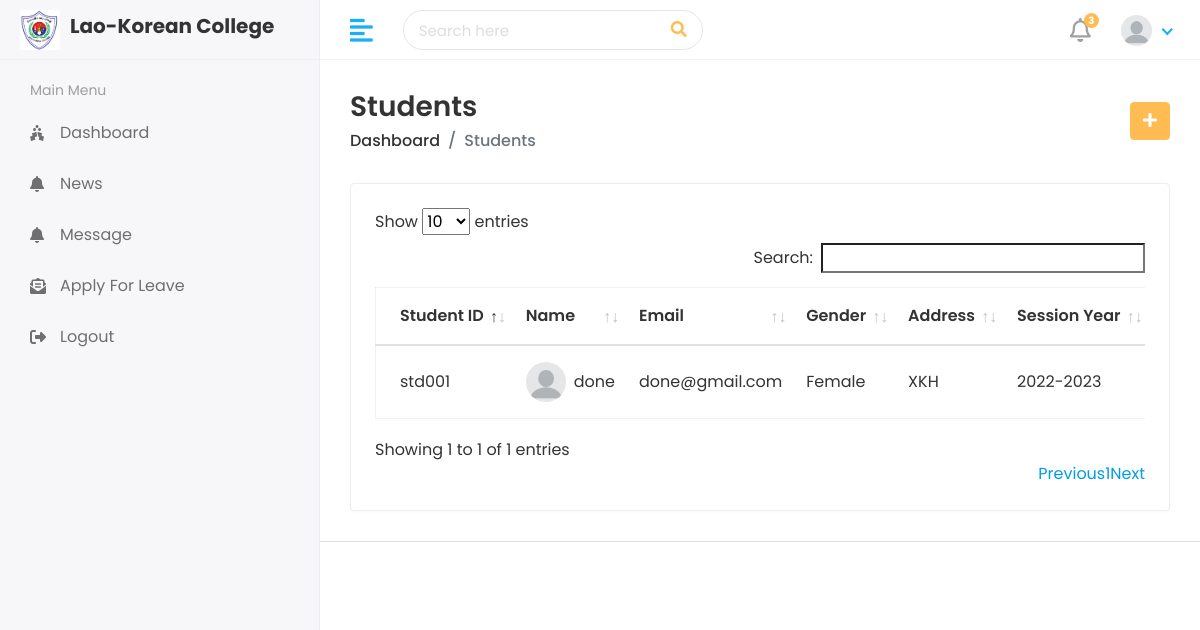
/Hod/Student/View/, run on the app's committed database.
### app/models.py (models this page shows, shortened)
class Student(models.Model):
    user = models.OneToOneField(CustomUser, on_delete=models.CASCADE)
    studentID = models.CharField(max_length=50, unique=True)
    address = models.TextField()
    gender = models.CharField(max_length=50)
    sessionYearID = models.ForeignKey(SessionYear, on_delete=models.CASCADE)
    year = models.CharField(max_length=30)
    part = models.CharField(max_length=20)
    created_at = models.DateTimeField(auto_now_add=True)
    updated_at = models.DateTimeField(auto_now=True)

class CustomUser(AbstractUser):
    USER = (
        (1, "HOD"),
        (2, "OFFICER"),
        (3, "TEACHER"),
        (4, "STUDENT")
    )
    user_type = models.CharField(choices=USER, max_length=50, default=1)
    profile_pic = models.ImageField(upload_to="media/profile_pic")

class SessionYear(models.Model):
    sessionYear = models.CharField(max_length=50)
    created_at = models.DateTimeField(auto_now_add=True)
    updated_at = models.DateTimeField(auto_now=True)
    def __str__(self):
        return self.sessionYear

### lao_korean_college/Hod_views.py (the view)
# urls.py: path('Hod/Student/View/', Hod_views.viewStudent, name='view_student'),
def viewStudent(request):
    students = Student.objects.all()
    context = {
        'students': students,
    }
    return render(request, 'Hod/viewStudent.html', context)

### templates/Hod/viewStudent.html (shortened to what this page needs)
{% extends 'base.html' %}
{% block content %}
{% load static %}
<div class="content container-fluid">
   <div class="page-header">
      <div class="row align-items-center">
         <div class="col">
            <h3 class="page-title">Students</h3>
            <ul class="breadcrumb">
               <li class="breadcrumb-item"><a href="index.html">Dashboard</a></li>
               <li class="breadcrumb-item active">Students</li>
            </ul>
         </div>
         <div class="col-auto text-right float-right ml-auto">
            <a href="{% url 'add_student' %}" class="btn btn-primary"><i class="fas fa-plus"></i></a>
         </div>
      </div>
   </div>
   <div class="row">
      <div class="col-sm-12">
         <div class="card card-table">
            <div class="card-body">
               <div class="table-responsive">
                  <table id="table_id" class="table table-hover table-center mb-0">
                     <thead>
                        <tr>
                           <th>Student ID</th>
                           <th>Name</th>
                           <th>Email</th>
                           <th>Gender</th>
                           <th>Address</th>
                           <th>Session Year</th>
                        </tr>
                     </thead>
                     <tbody>
                        {% for i in students %}
                        <tr>
                           <td>{{i.studentID}}</td>
                           <td>
                              <h2 class="table-avatar">
                                 <a href="#" class="avatar avatar-sm mr-2">
                                    {% if i.user.profile_pic %}
                                    <img class="avatar-img rounded-circle" src="/{{i.user.profile_pic}}"
                                       alt="User Image">
                                    {% else %}
                                    <img class="avatar-img rounded-circle" src="{% static 'assets/img/profile.png' %}"
                                       alt="User Image">
                                    {% endif %}
                                 </a>
                                 <a href="#">{{i.user.username}}</a>
                              </h2>
                           </td>
                           <td>{{i.user.email}}</td>
                           <td>{{i.gender}}</td>
                           <td>{{i.address}}</td>
                           <td>{{i.sessionYearID}}</td>
                        </tr>
                        {% endfor %}
                     </tbody>
                  </table>
               </div>
            </div>
         </div>
      </div>
   </div>
</div>
{% endblock %}

### static/assets/css/main.css (style rules this page uses)
html { height: 100%; }
body { background-color: #fff; color: #333; font-family: 'Poppins', sans-serif; font-size: 1rem; height: 100%; line-height: 1.5; overflow-x: hidden; }
h1, h2, h3, h4, h5, h6 { font-family: 'Poppins', sans-serif; margin-top: 0; }
a { color: #009ce7; }
input, button, a { transition: all 0.4s ease; -moz-transition: all 0.4s ease; -o-transition: all 0.4s ease; -ms-transition: all 0.4s ease; -webkit-transition: all 0.4s ease; }
ul, ol { padding: 0px; list-style: none; }
.table { color: #333; max-width: 100%; margin-bottom: 0; width: 100%; }
.table.dataTable { border-collapse: collapse !important; border: 1px solid rgba(0, 0, 0, 0.05); }
table.table td h2 { display: inline-block; font-size: inherit; font-weight: 400; margin: 0; padding: 0; vertical-align: middle; }
table.table td h2.table-avatar { align-items: center; display: inline-flex; font-size: inherit; font-weight: 400; margin: 0; padding: 0; vertical-align: middle; white-space: nowrap; }
table.table td h2 a { color: #333; }
.table thead tr th { font-weight: 600; }
.table tbody tr { border-bottom: 1px solid rgba(0, 0, 0, 0.05); }
.table.table-center td, .table.table-center th { vertical-align: middle; }
.card-table .card-body .table > thead > tr > th { border-top: 0; }
.card-table .card-body .table tr td:first-child, .card-table .card-body .table tr th:first-child { padding-left: 1.5rem; }
.card-table .table td, .card-table .table th { border-top: 1px solid #e2e5e8; padding: 1rem 0.75rem; white-space: nowrap; }
.btn-primary { background-color: #FFBC53; border: 1px solid #FFBC53; }
.card { border: 1px solid #ececf5; box-shadow: 0 1px 3px 0 rgba(0, 0, 0, 0.03); margin-bottom: 1.875rem; }
.card-body { padding: 1.5rem; }
.avatar { position: relative; display: inline-block; width: 3rem; height: 3rem }
.avatar > img { width: 100%; height: 100%; -o-object-fit: cover; object-fit: cover; }
.avatar-sm { width: 2.5rem; height: 2.5rem; }
.page-wrapper > .content { padding: 1.875rem 1.875rem 0; }
.page-header { margin-bottom: 1.875rem; }
.page-header .breadcrumb { background-color: transparent; color: #6c757d; font-size: 1rem; font-weight: 500; margin-bottom: 0; padding: 0; }
.page-header .breadcrumb a { color: #333; }
.page-title { font-size: 28px; font-weight: 600; color: #333; margin-bottom: 5px; }

### data on the page
Student: studentID "std001", user.username "done", user.email "done@gmail.com", gender "Female", address "XKH", sessionYearID "2022-2023"
